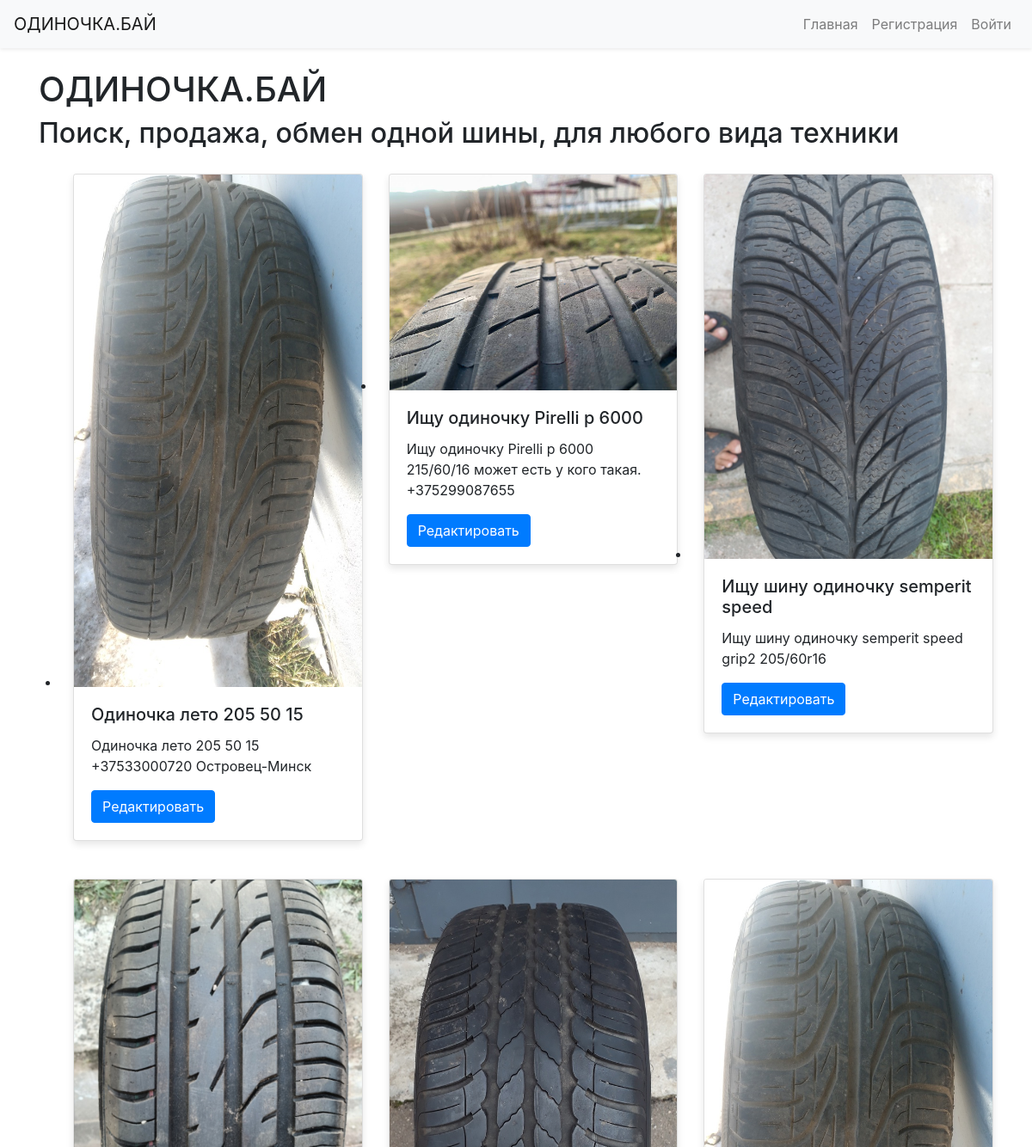
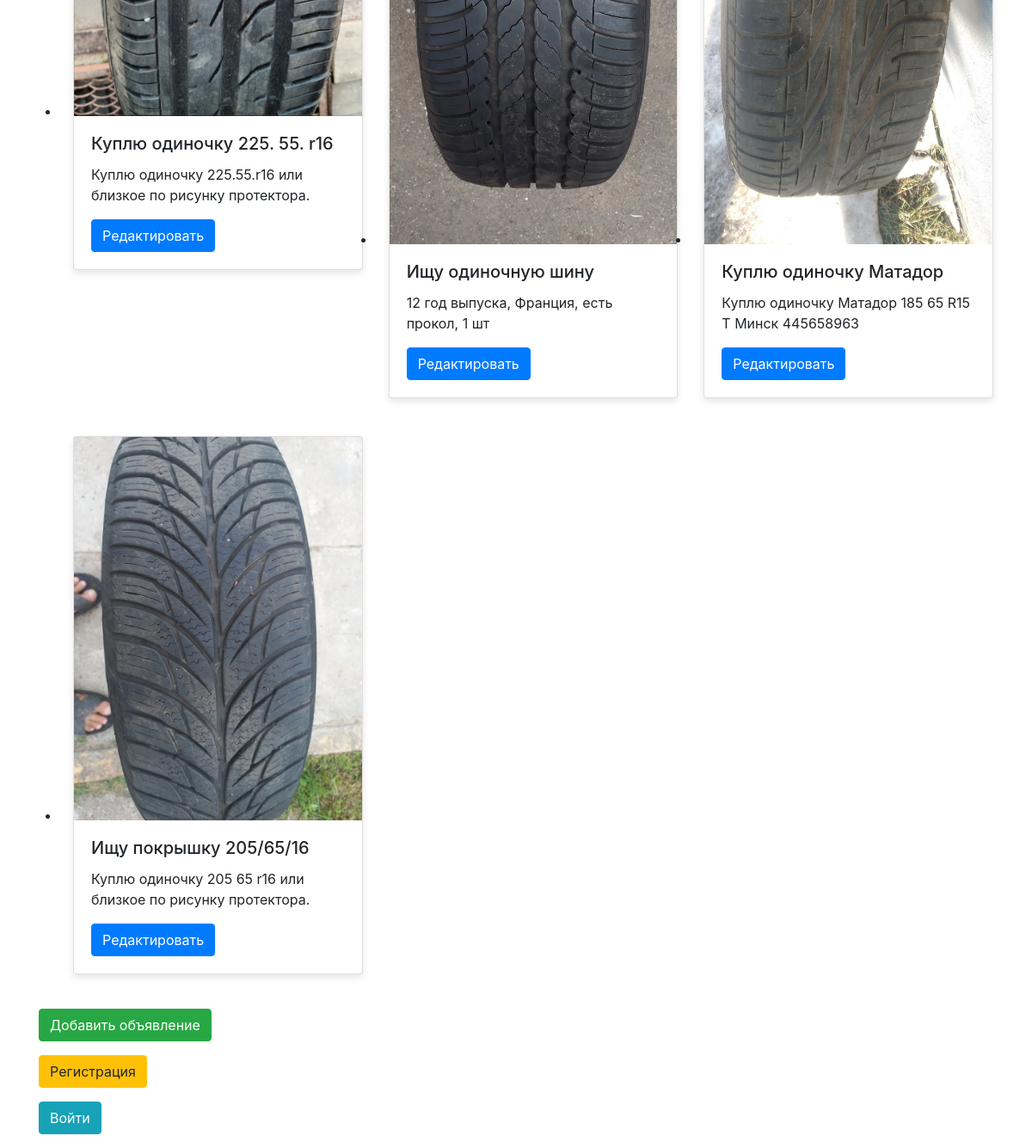
Before: / with the older database file (2 pictures, top to bottom).
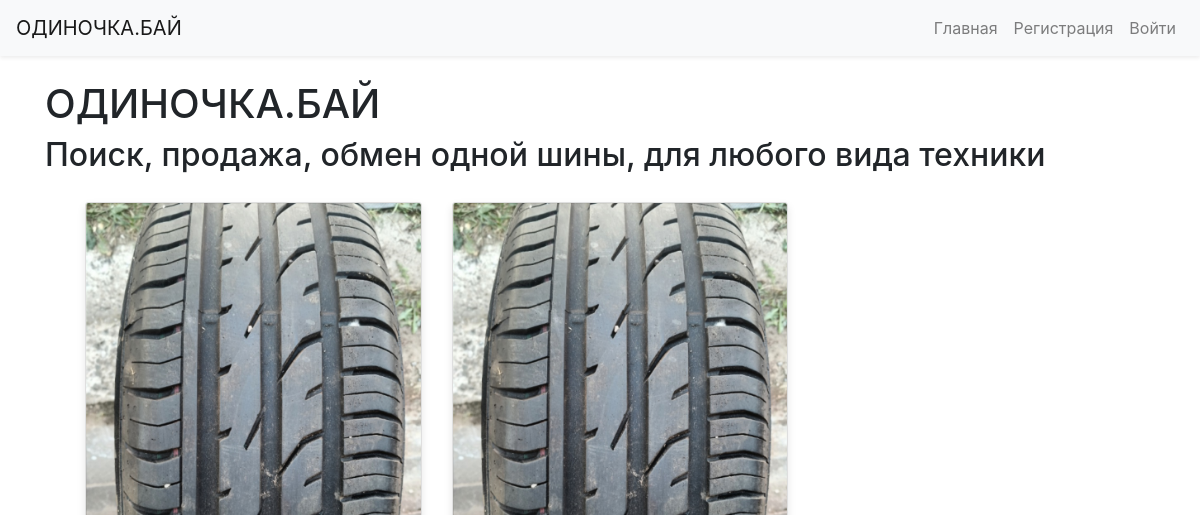
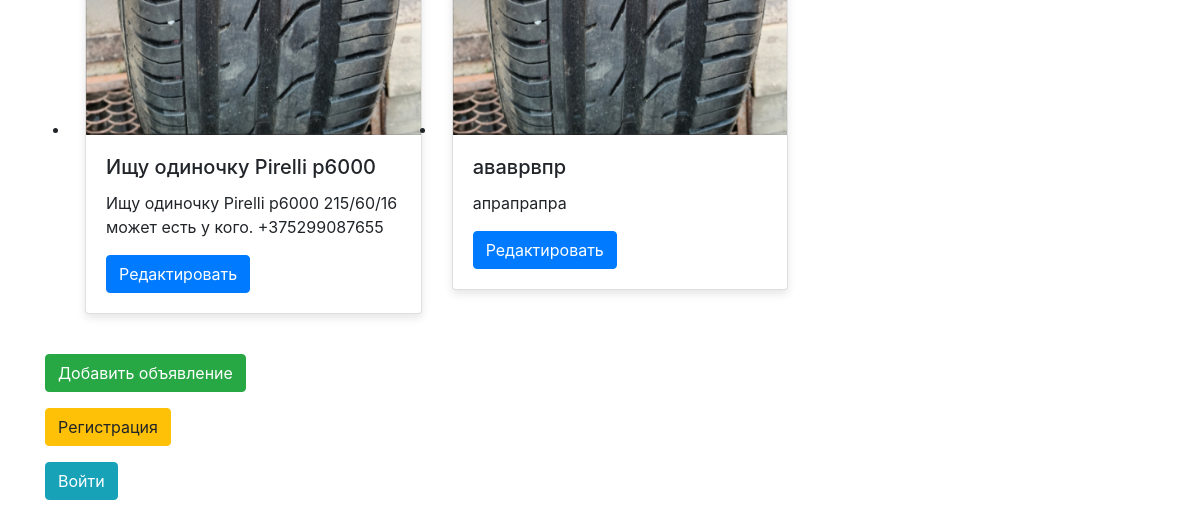
After: the same page with the newer database file (2 pictures, top to bottom).
### app.py (models this page shows)
class Ad(db.Model):
    id = db.Column(db.Integer, primary_key=True)
    title = db.Column(db.String(200), nullable=False)
    description = db.Column(db.Text, nullable=False)
    image_filename = db.Column(db.String(200), nullable=True)
    user_id = db.Column(db.Integer, db.ForeignKey('user.id'), nullable=False)  # Связь с пользователем

### app.py (the view)
@app.route('/', methods=['GET'])
def index():
    ads = Ad.query.all()  # Извлекаем все объявления из базы данных
    return render_template('index.html', ads=ads)

### templates/index.html (shortened to what this page needs)
{% extends 'base.html' %}
{% block content %}
    <h1>ОДИНОЧКА.БАЙ</h1>
    <h2>Поиск, продажа, обмен одной шины, для любого вида техники</h2>
    <ul class="row">
    {% if ads %}
        {% for ad in ads %}
            <li class="col-md-4">
                <div class="card mb-4">
                    <img src="{{ url_for('static', filename='uploads/' + ad.image_filename) }}" class="card-img-top" alt="Image" />
                    <div class="card-body">
                        <h5 class="card-title">{{ ad.title }}</h5>
                        <p class="card-text">{{ ad.description }}</p>
                        <a href="{{ url_for('edit_ad', ad_id=ad.id) }}" class="btn btn-primary">Редактировать</a>
                    </div>
                </div>
            </li>
        {% endfor %}
    {% else %}
        <li class="col-12">Нет объявлений.</li>
    {% endif %}
    </ul>
    <p><a href="{{ url_for('add_ad') }}" class="btn btn-success">Добавить объявление</a></p>
    {% if current_user.is_authenticated %}
        <p><a href="{{ url_for('logout') }}" class="btn btn-danger">Выйти</a></p>
    {% else %}
        <p><a href="{{ url_for('register') }}" class="btn btn-warning">Регистрация</a></p>
        <p><a href="{{ url_for('login') }}" class="btn btn-info">Войти</a></p>
    {% endif %}
{% endblock %}

### templates/base.html (shortened to what this page needs)
<!DOCTYPE html>
<html lang="ru">
<head>
    <link rel="stylesheet" href="https://stackpath.bootstrapcdn.com/bootstrap/4.5.2/css/bootstrap.min.css">
    <link rel="stylesheet" href="static/styles.css">
</head>
<body>
    <nav class="navbar navbar-expand-lg navbar-light bg-light shadow-sm">
        <a class="navbar-brand" href="{{ url_for('index') }}">ОДИНОЧКА.БАЙ</a>
        <div class="collapse navbar-collapse" id="navbarNav">
            <ul class="navbar-nav ml-auto">
                <li class="nav-item"><a class="nav-link" href="{{ url_for('index') }}">Главная</a></li>
                {% if current_user.is_authenticated %}
                    <li class="nav-item"><a class="nav-link" href="{{ url_for('add_ad') }}">Добавить объявление</a></li>
                    <li class="nav-item"><a class="nav-link" href="{{ url_for('logout') }}">Выйти</a></li>
                {% else %}
                    <li class="nav-item"><a class="nav-link" href="{{ url_for('register') }}">Регистрация</a></li>
                    <li class="nav-item"><a class="nav-link" href="{{ url_for('login') }}">Войти</a></li>
                {% endif %}
            </ul>
        </div>
    </nav>
    <div class="container mt-4">
        {% block content %}
        {% endblock %}
    </div>
</body>
</html>

### static/styles.css (style rules this page uses)
.navbar { background-color: rgba(255, 255, 255, 0.9); }
.nav-link { transition: color 0.3s; }
.card { margin: 20px 0; box-shadow: 0 4px 8px rgba(0, 0, 0, 0.1); transition: transform 0.2s; }

Changed rows visible on the page:
removed Ad: image_filename (picture), title "Одиночка лето 205 50 15", description "Одиночка лето 205 50 15 +37533000720 Островец-Минск"
removed Ad: image_filename (picture), title "Ищу одиночку Pirelli p 6000", description "Ищу одиночку Pirelli p 6000 215/60/16 может есть у кого такая. +375299087655"
removed Ad: image_filename (picture), title "Ищу шину одиночку semperit speed", description "Ищу шину одиночку semperit speed grip2 205/60r16"
removed Ad: image_filename (picture), title "Куплю одиночку 225. 55. r16", description "Куплю одиночку 225.55.r16 или близкое по рисунку протектора."
removed Ad: image_filename (picture), title "Ищу одиночную шину", description "12 год выпуска, Франция, есть прокол, 1 шт"
removed Ad: image_filename (picture), title "Куплю одиночку Матадор", description "Куплю одиночку Матадор 185 65 R15 T Минск 445658963"
removed Ad: image_filename (picture), title "Ищу покрышку 205/65/16", description "Куплю одиночку 205 65 r16 или близкое по рисунку протектора."
added Ad: image_filename (picture), title "Ищу одиночку Pirelli p6000", description "Ищу одиночку Pirelli p6000 215/60/16 может есть у кого. +375299087655"
added Ad: image_filename (picture), title "ававрвпр", description "апрапрапра"
